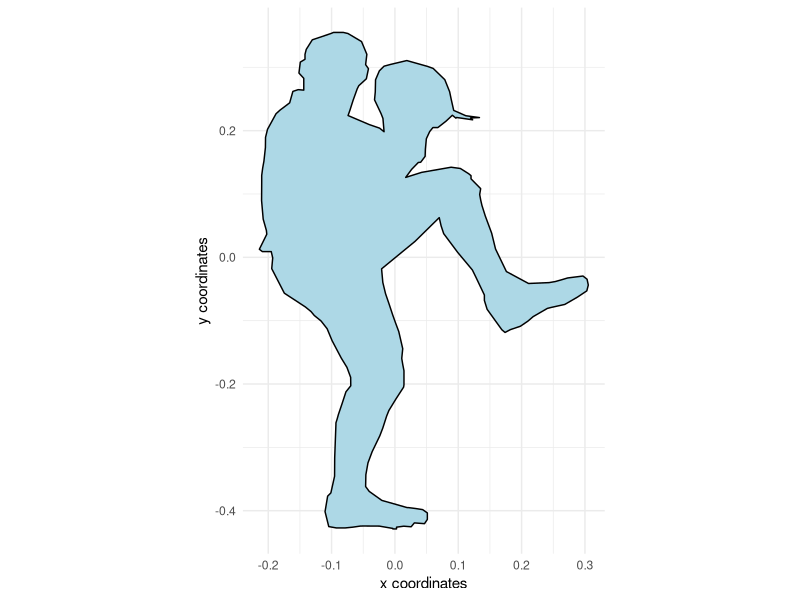
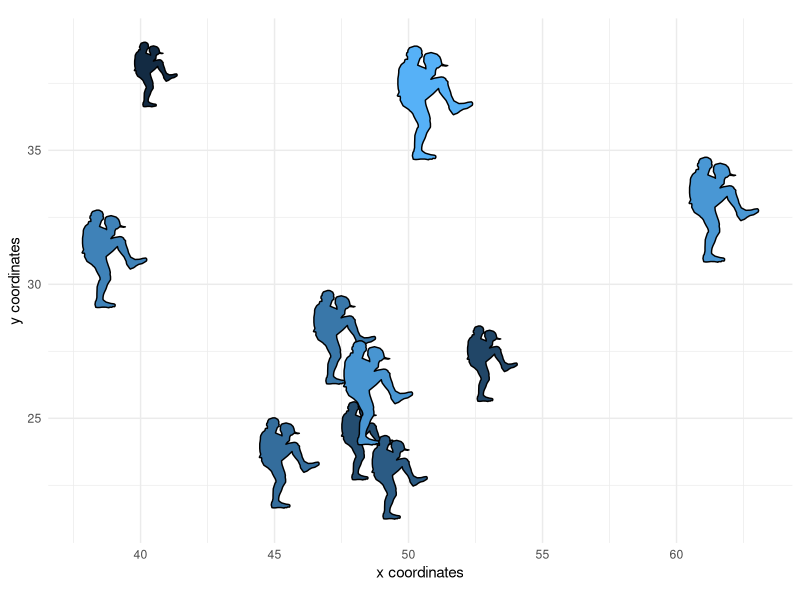

Generate these figures, in order, with R:
## ---- chunk 1
path <- "380.5,141 382.3,142 397.6,148.6 402.5,158.5 403.5,163.6 403.5,168.7 407.3,171.6 408.4,182.9 404.5,188.3 404.5,194.7 404.5,200.5 409,200 413.3,201.8 415.9,213.6 423.5,220.9 426.9,224.8 433.8,240.9 435.4,249.2 435.5,259.7 436.7,273.7 437.7,280.8 438.5,288.4 438.5,295.9 438.6,314.4 437.3,333.5 434.7,345.3 434.4,349.1 440.4,364.6 438,367 430.8,367 429.6,373.5 430.4,384.6 420.2,409.9 403.2,424.1 398.6,428.9 396,432.9 390.5,438.6 385.6,446.6 381.6,458.9 374.2,476.8 369.6,486.4 366.6,496.7 366.5,505.4 370.4,511.6 373.5,523.7 376.5,535 377.5,539.6 378.5,543.7 378.5,545.1 379.5,579.7 379.6,598.7 382.6,615.9 385.2,619.2 387.3,635.2 384.3,650.6 378.1,652 371.1,652 364.9,651.2 358.9,650.1 356.5,650 343.5,650.1 332.5,652.5 332.5,653 329.5,653 329.5,651.2 323.7,650.2 317.7,650.8 315.1,646.8 306.9,647.6 304.6,643.2 304.6,636.5 308.4,633.1 313.9,632 320,631 321,631 341.4,623.6 351.6,614.3 354.5,609.3 354.3,597.1 352.6,584.9 349.2,573.3 343,556.9 340.6,548.9 337.5,536.6 335.7,530.9 330.1,519.2 323.8,506.8 323.5,504.4 323.5,489.9 324.5,483.3 325.3,477.2 324.7,469.6 324.5,467.2 327.7,449.5 330.3,440.6 332.7,432 335.5,421.2 338.4,410.4 340.6,398.8 341.6,384.8 314.5,356.4 299.5,337.6 295,332 293.5,340.4 291.4,348.5 280.1,367.8 268.2,386 265.4,393.3 258.5,411.8 258.5,417.4 256.3,426.5 244.4,447.6 241.8,450.4 237.5,447.5 229.4,444 223.4,438.8 219.1,434.1 207.6,425.6 204.5,424.6 193.5,421.5 183.2,413.9 175.7,407.5 174.5,401.5 175.5,395.5 178.8,392.2 191.2,394.2 195.9,396 201.2,397.9 206.2,399 222.8,399.9 240.7,387.6 249.5,364.3 252.6,348.1 257.8,330.2 260.5,319.3 261.5,313.7 262.3,308.1 261.5,302.1 269.3,292 269.3,288.7 271.2,286.7 277.9,281.3 285.4,280 309.2,285.3 322.1,290.5 317.3,282.2 311.9,275.1 310,274.9 306.4,268.8 306.2,261.5 305.4,250.6 302.7,243.2 300.1,239.1 296.1,239.1 289.5,232.5 284.4,226.4 281.5,229.4 281,228.7 268,231.1 269.7,229.2 262.5,228.8 273.5,226.9 283.3,221.4 285.3,210.1 286.6,202.1 290.5,189.7 293.5,186 299.9,178.1 304.5,176 321.2,170 334.4,174 339.6,175.8 343.4,180.6 346.5,189.9 346.5,191.3 346.7,202.4 347.3,210.5 342,224.8 340.5,229.7 339.6,243.4 343.2,239.7 351.6,236 368.7,226.7 367.2,221.3 364.6,210.9 361.3,199.2 360,195.9 353.9,188.8 352.2,178.4 354.5,174.2 353.5,163.6 357.8,150.4 368.8,142.1 372.5,141 380.5,141"
## ---- chunk 2
path <-  gsub(' ', ',', path)
## ---- chunk 3
path <-  as.numeric(unlist(strsplit(path, ',')))
## ---- chunk 4
glyph <- data.frame(xsh = path[ c(T,F) ],
                    ysh = path[ c(F,T) ],
                    id  = 1)
## ---- chunk 5
glyph$xsh <- with(glyph, (mean(xsh) - xsh) / dist( range(xsh, ysh) ) )
glyph$ysh <- with(glyph, (mean(ysh) - ysh) / dist( range(xsh, ysh) ) )
## ---- chunk 6
library(ggplot2)

ggplot(glyph) + 
  theme_minimal() +
  coord_equal() +
  geom_polygon(aes(x = xsh, 
                   y = ysh, 
                   group = id),
               color = 'black', 
               fill = 'lightblue') +
  labs(x = 'x coordinates', 
       y = 'y coordinates')
## ---- chunk 7
d <- data.frame(x = rnorm(10, 50, 5),
                y = rnorm(10, 30, 5),
                size = rnorm(10, 4, 1))
## ---- chunk 8
d$observation <- seq_len( NROW(d) )
d$id <- 1
d <- merge(d, glyph)
## ---- chunk 9
ggplot(d) + 
  theme_minimal() +
  theme(legend.position = '') +
  coord_equal() +
  geom_polygon(aes(x = x + xsh * size, 
                   y = y + ysh * size, 
                   group = observation,
                   fill = size), 
               color = "black") +
  labs(x = 'x coordinates', 
       y = 'y coordinates')
